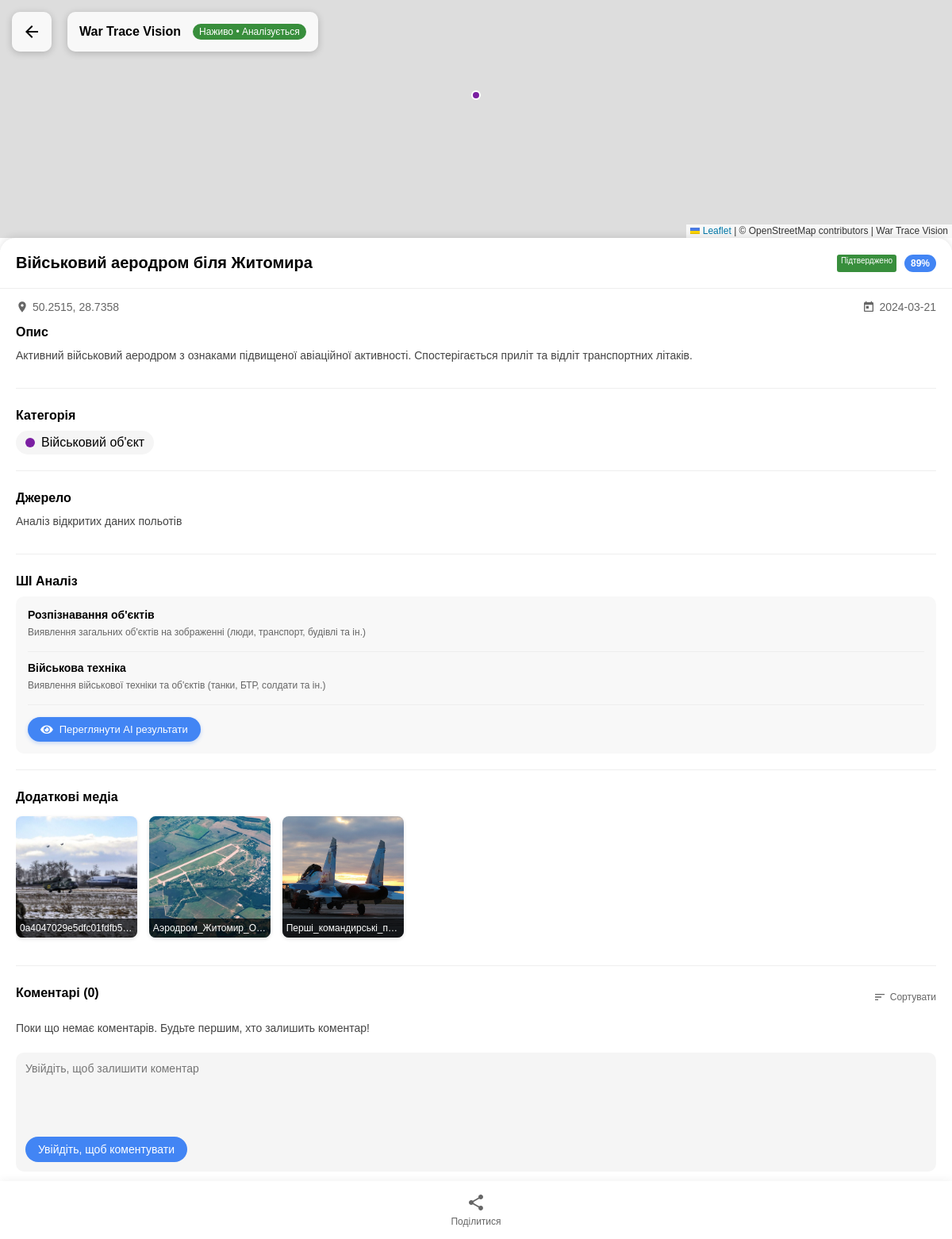
/content/marker/26/, run on the app's committed database.
### content/models.py (models this page shows, shortened)
class Marker(models.Model):
    CATEGORY_CHOICES = [
        ('military', 'Military'),
        ('infrastructure', 'Infrastructure'),
        ('residential', 'Residential'),
        ('hazard', 'Hazard'),
        ('other', 'Other'),
    ]
    VERIFICATION_CHOICES = [
        ('verified', 'Verified'),
        ('unverified', 'Unverified'),
        ('ai-detected', 'AI Detected'),
        ('disputed', 'Disputed'),
        ('pending', 'Pending'),
    ]
    VISIBILITY_CHOICES = [
        ('public', 'Public'),
        ('private', 'Private'),
        ('verified_only', 'Verified Users Only'),
    ]
    user = models.ForeignKey(User, on_delete=models.CASCADE, related_name='markers')
    title = models.CharField(max_length=100)
    description = models.TextField()
    latitude = models.FloatField(null=True)
    longitude = models.FloatField(null=True)
    date = models.DateField(default=timezone.now)
    created_at = models.DateTimeField(auto_now_add=True)
    updated_at = models.DateTimeField(auto_now=True)
    category = models.CharField(max_length=20, choices=CATEGORY_CHOICES, default='other')
    verification = models.CharField(max_length=20, choices=VERIFICATION_CHOICES, default='unverified')
    confidence = models.IntegerField(default=100)  # Stored as percentage 0-100
    source = models.CharField(max_length=255, blank=True)
    visibility = models.CharField(max_length=20, choices=VISIBILITY_CHOICES, default='public')
    object_detection = models.BooleanField(default=False)
    camouflage_detection = models.BooleanField(default=False)
    damage_assessment = models.BooleanField(default=False)
    thermal_analysis = models.BooleanField(default=False)
    request_verification = models.BooleanField(default=False)
    upvotes = models.ManyToManyField(User, related_name='marker_upvotes', blank=True)

class MarkerFile(models.Model):
    marker = models.ForeignKey(Marker, on_delete=models.CASCADE, related_name='files')
    file = models.FileField(upload_to='user_uploads/')
    uploaded_at = models.DateTimeField(auto_now_add=True)

### content/views.py (the view, shortened to what this page needs)
# urls.py: path('marker/<int:marker_id>/', views.marker_detail, name='marker_detail'),
def marker_detail(request, marker_id):
    print(f"[marker_detail] Entering function with marker_id: {marker_id}")
    logger.info(f"User {request.user.username if request.user.is_authenticated else 'Anonymous'} is viewing marker {marker_id}")
    marker = get_object_or_404(Marker, id=marker_id)
    print(f"[marker_detail] Retrieved marker: {marker.title} (ID: {marker.id})")
    if marker.user != request.user and marker.visibility == 'verified_only' and (not request.user.is_authenticated or
                                               not hasattr(request.user, 'profile') or
                                               not request.user.profile.is_verified):
        print(f"[marker_detail] Permission denied: verified_only marker, user is not verified")
        logger.warning(f"Permission denied: Non-verified user attempted to view verified_only marker {marker_id}")
        return render(request, '403.html', status=403)
    comments = Comment.objects.filter(marker=marker).order_by('-created_at')
    print(f"[marker_detail] Retrieved {comments.count()} comments")
    return render(request, 'marker-detail.html', {
        'marker': marker,
        'comments': comments,
    })

### content/templatetags/custom_filters.py (called while the page is built)
@register.filter
def filename(value):
    return os.path.basename(value)

### content/templates/marker-detail.html (shortened to what this page needs)
{% load static %}
{% load custom_filters %}
<!DOCTYPE html>
<html lang="uk">
<head>
  <link rel="stylesheet" href="https://cdnjs.cloudflare.com/ajax/libs/leaflet/1.9.4/leaflet.min.css">
  <link rel="stylesheet" href="https://cdnjs.cloudflare.com/ajax/libs/font-awesome/5.15.4/css/all.min.css">
  <link rel="stylesheet" href="{% static 'css/map.css' %}" />
  <link rel="stylesheet" href="{% static 'css/marker-detail.css' %}" />
</head>
<body>
  <div id="mini-map"></div>
  <div class="app-header">
    <h1>War Trace Vision</h1>
    <div class="status">Наживо • Аналізується</div>
  </div>
  <div class="back-button" onclick="window.location.href='{% url 'map' %}'">
    <svg viewBox="0 0 24 24">
      <path d="M20 11H7.83l5.59-5.59L12 4l-8 8 8 8 1.41-1.41L7.83 13H20v-2z"/>
    </svg>
  </div>
  <div class="detail-panel">
    <div class="detail-header">
      <h2 id="marker-title">{{ marker.title }}</h2>
      <div class="detail-header-badges">
        <span class="status-{{ marker.verification }}" id="verification-status">
          {% if marker.verification == 'verified' %}
            Підтверджено
          {% elif marker.verification == 'unverified' %}
            Непідтверджено
          {% elif marker.verification == 'disputed' %}
            Оскаржується
          {% else %}
            Перевіряється
          {% endif %}
        </span>
        <span class="confidence-badge" id="confidence-score">{{ marker.confidence }}%</span>
      </div>
    </div>
    <div class="detail-content">
      <div class="location-date-container">
        <div class="detail-location">
          <svg viewBox="0 0 24 24">
            <path d="M12 2C8.13 2 5 5.13 5 9c0 5.25 7 13 7 13s7-7.75 7-13c0-3.87-3.13-7-7-7zm0 9.5c-1.38 0-2.5-1.12-2.5-2.5s1.12-2.5 2.5-2.5 2.5 1.12 2.5 2.5-1.12 2.5-2.5 2.5z"/>
          </svg>
          <span id="marker-coordinates">{{ marker.latitude }}, {{ marker.longitude }}</span>
        </div>
        <div class="detail-date">
          <svg viewBox="0 0 24 24">
            <path d="M19 3h-1V1h-2v2H8V1H6v2H5c-1.11 0-1.99.9-1.99 2L3 19c0 1.1.89 2 2 2h14c1.1 0 2-.9 2-2V5c0-1.1-.9-2-2-2zm0 16H5V8h14v11zM7 10h5v5H7z"/>
          </svg>
          <span id="marker-date">{{ marker.date|date:"Y-m-d" }}</span>
        </div>
      </div>
      <div class="detail-section">
        <h3>Опис</h3>
        <p id="marker-description">{{ marker.description }}</p>
      </div>
      <div class="detail-section">
        <h3>Категорія</h3>
        <div class="category-badge" id="marker-category">
          <div class="category-icon {{ marker.category }}"></div>
          <span>
            {% if marker.category == 'infrastructure' %}
              Інфраструктура
            {% elif marker.category == 'military' %}
              Військовий об'єкт
            {% elif marker.category == 'hazard' %}
              Небезпека
            {% elif marker.category == 'residential' %}
              Житловий об'єкт
            {% else %}
              Інше
            {% endif %}
          </span>
        </div>
      </div>
      <div class="detail-section">
        <h3>Джерело</h3>
        <p id="marker-source">{{ marker.source }}</p>
      </div>
      {% if marker.object_detection or marker.camouflage_detection or marker.damage_assessment or marker.thermal_analysis %}
      <div class="detail-section">
        <h3>ШІ Аналіз</h3>
        <div class="ai-analysis-result">
          {% if marker.object_detection %}
          <div class="ai-analysis-item">
            <h4>Розпізнавання об'єктів</h4>
            <p>Виявлення загальних об'єктів на зображенні (люди, транспорт, будівлі та ін.)</p>
          </div>
          {% endif %}
          {% if marker.camouflage_detection %}
          <div class="ai-analysis-item">
            <h4>Військова техніка</h4>
            <p>Виявлення військової техніки та об'єктів (танки, БТР, солдати та ін.)</p>
          </div>
          {% endif %}
          <div class="ai-analysis-actions">
            <a href="{% url 'detection:marker_results' marker.id %}" class="btn btn-primary">
              <i class="fas fa-eye"></i> Переглянути AI результати
            </a>
          </div>
        </div>
      </div>
      {% endif %}
      <div class="detail-section">
        <h3>Додаткові медіа</h3>
        <div class="media-gallery">
          {% for file in marker.files.all %}
          <div class="media-item">
            {% if file.file.url|lower|slice:"-4:" == '.jpg' or file.file.url|lower|slice:"-5:" == '.jpeg' or file.file.url|lower|slice:"-4:" == '.png' %}
            <img src="{{ file.file.url }}" alt="Media {{ forloop.counter }}">
            {% else %}
            <div class="media-placeholder">
              <svg viewBox="0 0 24 24">
                <path d="M21 19V5c0-1.1-.9-2-2-2H5c-1.1 0-2 .9-2 2v14c0 1.1.9 2 2 2h14c1.1 0 2-.9 2-2zM8.5 13.5l2.5 3.01L14.5 12l4.5 6H5l3.5-4.5z"/>
              </svg>
            </div>
            {% endif %}
            <span>{{ file.file.name|filename }} ({{ file.uploaded_at|date:"d/m/Y" }})</span>
          </div>
          {% endfor %}
        </div>
      </div>
      <div class="detail-section">
        <div class="comments-header">
          <h3>Коментарі ({{ comments|length }})</h3>
          <button class="sort-comments-btn">
            <svg viewBox="0 0 24 24">
              <path d="M3 18h6v-2H3v2zM3 6v2h18V6H3zm0 7h12v-2H3v2z"/>
            </svg>
            Сортувати
          </button>
        </div>
        <div class="comments-list">
          {% for comment in comments %}
          <div class="comment">
            <div class="comment-header">
              <span class="comment-author">{{ comment.user.username }}</span>
              <span class="comment-date">{{ comment.created_at|date:"Y-m-d" }}</span>
              {% if comment.user.profile.is_verified %}
              <span class="verified-badge">Експерт</span>
              {% endif %}
            </div>
            <p class="comment-text">{{ comment.text }}</p>
            <div class="comment-actions">
              <button class="comment-upvote-btn" data-id="{{ comment.id }}">
                <svg viewBox="0 0 24 24">
                  <path d="M1 21h4V9H1v12zm22-11c0-1.1-.9-2-2-2h-6.31l.95-4.57.03-.32c0-.41-.17-.79-.44-1.06L14.17 1 7.59 7.59C7.22 7.95 7 8.45 7 9v10c0 1.1.9 2 2 2h9c.83 0 1.54-.5 1.84-1.22l3.02-7.05c.09-.23.14-.47.14-.73v-1.91l-.01-.01L23 10z"/>
                </svg>
                {{ comment.votes }}
              </button>
            </div>
          </div>
          {% empty %}
          <div class="no-comments">
            <p>Поки що немає коментарів. Будьте першим, хто залишить коментар!</p>
          </div>
          {% endfor %}
        </div>
        {% if user.is_authenticated %}
        <div class="comment-form">
          <form id="comment-form" method="post" action="{% url 'content:add_comment' marker.id %}">
            {% csrf_token %}
            <textarea name="text" placeholder="Додати коментар..." required></textarea>
            <div class="comment-form-actions">
              <button type="submit" class="submit-comment-btn">Опублікувати</button>
            </div>
          </form>
        </div>
        {% else %}
        <div class="comment-form">
          <textarea placeholder="Увійдіть, щоб залишити коментар" disabled></textarea>
          <div class="comment-form-actions">
            <button class="submit-comment-btn" disabled>Увійдіть, щоб коментувати</button>
          </div>
        </div>
        {% endif %}
      </div>
    </div>
    <div class="action-buttons">
      <button class="action-btn share-btn" data-url="{{ request.build_absolute_uri }}">
        Поділитися
      </button>
    </div>
  </div>
</body>
</html>

### static/css/map.css (style rules this page uses)
* { margin: 0; padding: 0; box-sizing: border-box; font-family: Arial, sans-serif; }
body { width: 100vw; height: 100vh; overflow: hidden; }
.status-verified { background-color: #388E3C; color: white; padding: 2px 5px; border-radius: 3px; font-size: 10px; display: inline-block; margin-left: 5px; }
.app-header { position: absolute; top: 15px; left: 85px; height: 50px; background-color: rgba(255, 255, 255, 0.8); border-radius: 10px; display: flex; align-items: center; padding: 0 15px; z-index: 2; box-shadow: 0 2px 10px rgba(0, 0, 0, 0.2); }
.app-header h1 { font-size: 16px; margin-right: 15px; }
.app-header .status { font-size: 12px; background-color: #388E3C; color: white; padding: 3px 8px; border-radius: 12px; }
.ai-analysis-item { margin-bottom: 12px; padding-bottom: 12px; border-bottom: 1px solid #eee; }
.ai-analysis-item h4 { font-size: 13px; margin-bottom: 5px; display: flex; align-items: center; }
.ai-analysis-item p { font-size: 12px; color: #666; margin-bottom: 5px; }

### content/templates/marker-detail.html (style rules this page uses)
.media-gallery { display: grid; grid-template-columns: repeat(auto-fill, minmax(150px, 1fr)); gap: 15px; }
.media-item { position: relative; border-radius: 8px; overflow: hidden; box-shadow: 0 2px 5px rgba(0,0,0,0.1); cursor: pointer; transition: transform 0.2s ease; aspect-ratio: 1/1; }
.media-item img { width: 100%; height: 100%; object-fit: cover; }
.media-item span { position: absolute; bottom: 0; left: 0; right: 0; background-color: rgba(0,0,0,0.7); color: white; padding: 5px; font-size: 12px; text-overflow: ellipsis; white-space: nowrap; overflow: hidden; }
.btn { display: inline-flex; align-items: center; justify-content: center; gap: 8px; padding: 8px 16px; border-radius: 20px; font-size: 13px; font-weight: 500; text-decoration: none; transition: all 0.2s ease; border: none; cursor: pointer; }
.btn i { font-size: 14px; }
.btn-primary { background-color: #4285F4 !important; color: white !important; box-shadow: 0 2px 5px rgba(66, 133, 244, 0.3); }
.ai-analysis-result { background-color: #f8f8f8; border-radius: 10px; padding: 15px; }
.ai-analysis-actions { display: flex; flex-wrap: wrap; gap: 10px; margin-top: 15px; }

### data on the page
Marker: title "Військовий аеродром біля Житомира", confidence "89", latitude "50.2515", longitude "28.7358", date "2024-03-21", description "Активний військовий аеродром з ознаками підвищеної авіаційної активності. Спостерігається приліт та відліт транспортних літаків.", source "Аналіз відкритих даних польотів"
MarkerFile: file (picture), file.name|filename "0a4047029e5dfc01fdfb5…"
MarkerFile: file (picture), file.name|filename "Аэродром_Житомир_О…"
MarkerFile: file (picture), file.name|filename "Перші_командирські_п…"

### other printed values
{{ comments|length }} "0"
